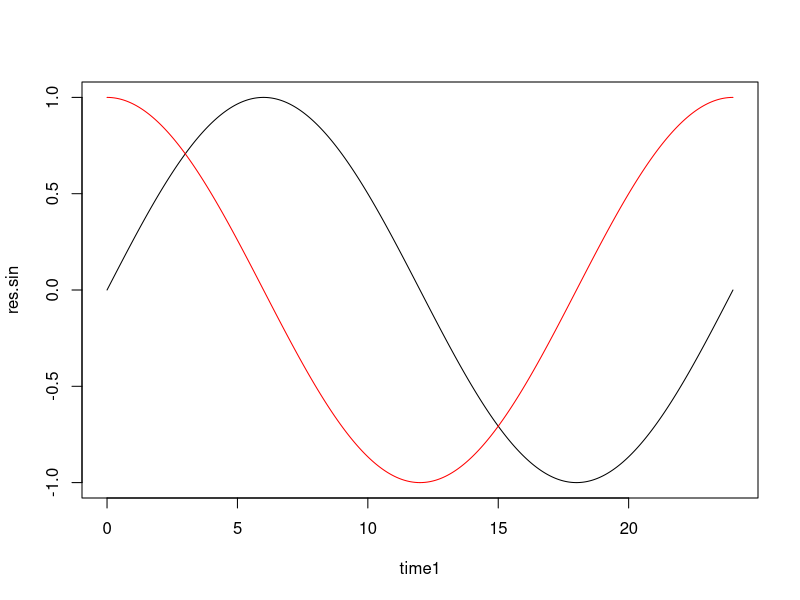
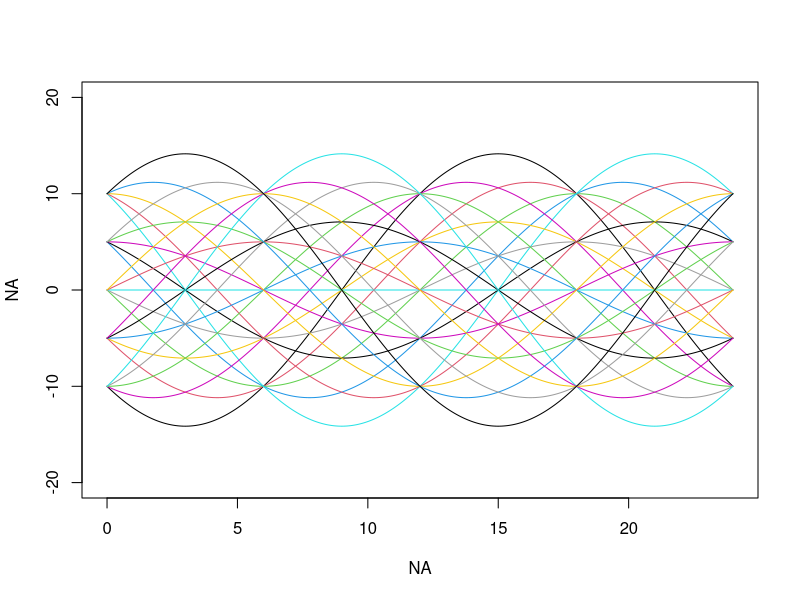
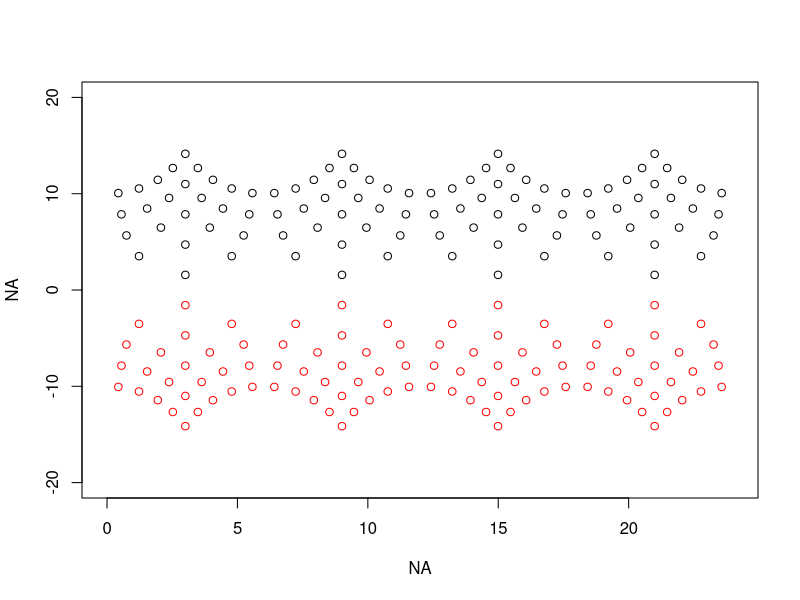

Recreate these plots in R, in order.
time1=seq(from=0,to=24,length.out=1000)
bcos=0
bsin=1

res=bcos*cos(2*pi*(time1/24))+bsin*sin(2*pi*(time1/24))

res.sin=sin(2*pi*(time1/24))
res.cos=cos(2*pi*(time1/24))
plot(time1,res.sin,type='l')
lines(time1,res.cos,col='red')

#patterns
plot(NA,NA,xlim=c(0,24),ylim=c(-20,20))
seq1=seq(from=-10,to=10,length.out=5)
combo=expand.grid(bcos=seq1,bsin=seq1)
for (i in 1:nrow(combo)){
  res=combo$bcos[i]*cos(2*pi*(time1/24))+combo$bsin[i]*sin(2*pi*(time1/24))  
  lines(time1,res,col=i)
}

#find minima and maxima of each plot
plot(NA,NA,xlim=c(0,24),ylim=c(-20,20))
seq1=seq(from=-10,to=10,length.out=10)
combo=expand.grid(bcos=seq1,bsin=seq1)
for (i in 1:nrow(combo)){
  res=combo$bcos[i]*cos(2*pi*(time1/24))+combo$bsin[i]*sin(2*pi*(time1/24))  
  ind=which(res==max(res))
  points(time1[ind[1]],max(res))
  ind=which(res==min(res))
  points(time1[ind[1]],min(res),col='red')
}
